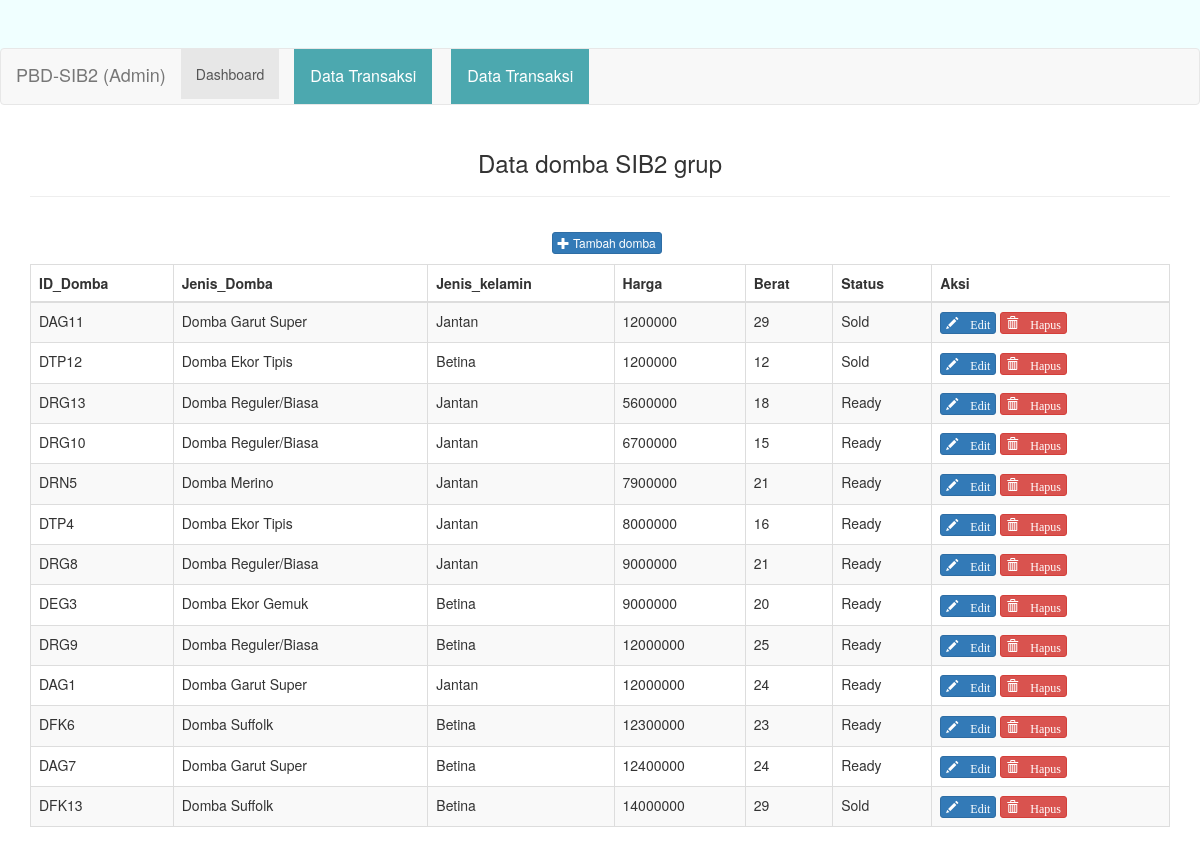
Page /domba.php on the earlier database version.
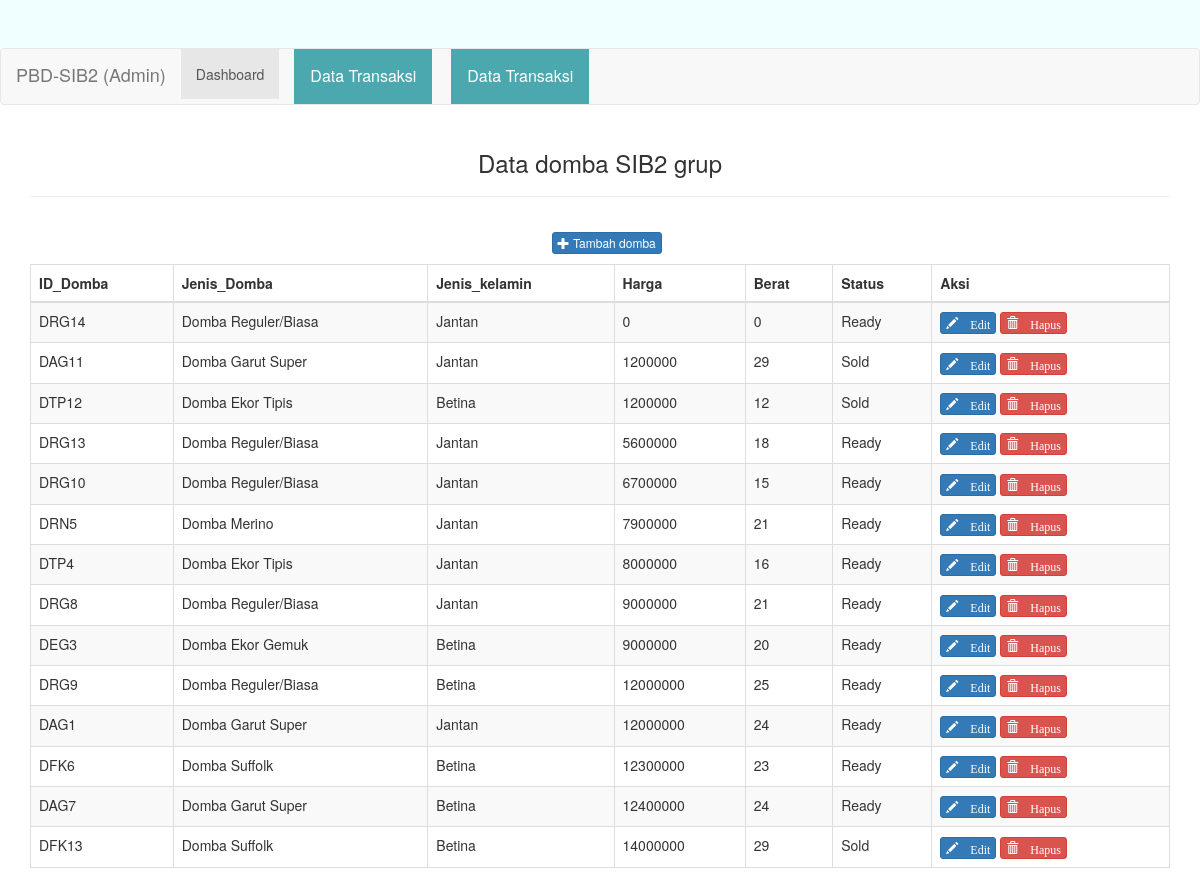
Same page on the later database version.
### tables this page shows
CREATE TABLE `domba` (
  `ID_DOMBA` char(5) NOT NULL,
  `ID_JENIS` char(5) NOT NULL,
  `JENIS_KELAMIN` tinyint(1) NOT NULL,
  `HARGA` decimal(12,0) NOT NULL,
  `BERAT` decimal(5,0) NOT NULL,
  `STATUS_DOMBA` char(1) NOT NULL
);

CREATE TABLE `jenis_domba` (
  `ID_JENIS` char(5) NOT NULL,
  `JENIS_DOMBA` varchar(20) NOT NULL
);

### domba.php (the view, shortened to what this page needs)
<?php
require_once 'config/database.php';
$query = "SELECT A.ID_DOMBA,B.JENIS_DOMBA,A.JENIS_KELAMIN,A.HARGA,A.BERAT,A.STATUS_DOMBA
 FROM domba A join jenis_domba B
 ON A.ID_JENIS=B.ID_JENIS
 ORDER BY harga ASC LIMIT 0, 99";
$sql = mysqli_query($db, $query);
?>
<!DOCTYPE html>
<html>
	<head>
		<link rel="stylesheet" type="text/css" href="asset/css/bootstrap.min.css">
	</head>
	<body>
	<div class="jumbotron text-center" style="background:azure; height: 100px;">
	<nav class="navbar navbar-default">
  <div class="container-fluid">
    <div class="navbar-header">
      <a class="navbar-brand" href="#">PBD-SIB2 (Admin)</a>
    </div>
    <div class="collapse navbar-collapse" id="bs-example-navbar-collapse-1">
      <ul class="nav navbar-nav">
        <li class="active"><a href="./">Dashboard<span class="sr-only">(current)</span></a></li>
		<div class="dropdown">
		<button class="dropbtn" style="margin-left:15px">Data Transaksi</button>
		</div>
		<div class="dropdown">
		<button class="dropbtn" style="margin-left:15px">Data Transaksi</button>
		</div>
      </ul>
    </div>
  </div>
</nav>
	</div>
		<div class="container">
			<div class="row">
				<div class="col-xs-12 col-sm-12 col-md-12">
					<div class="text-center">
						<h3>Data domba SIB2 grup</h3><hr>
						<p style="padding:10pt 0pt 0pt 10pt;">
							<a href="pages/tambah_domba.php" class="btn btn-xs btn-primary"><span class="glyphicon glyphicon-plus"></span> Tambah domba</a>
						</p>
					</div>
					<div class="table-responsive">
						<table class="table table-striped table-bordered">
							<thead>
								<tr>
									<th>ID_Domba</th>
									<th>Jenis_Domba</th>
									<th>Jenis_kelamin</th>
									<th>Harga</th>
									<th>Berat</th>
									<th>Status</th>
									<th>Aksi</th>
								</tr>
							</thead>
							<tbody>
							<?php foreach ($sql as $member) : ?>
								<tr>
									<td><?php echo $member['ID_DOMBA']; ?></td>
									<td><?php echo $member['JENIS_DOMBA']; ?></td>
									<td><?php $member['JENIS_KELAMIN'];
									if($member['JENIS_KELAMIN']==1){
										echo "Betina";
									}
									else {
										echo "Jantan";
									}
									?></td>
									<td><?php echo $member['HARGA']; ?></td>
									<td><?php echo $member['BERAT']; ?></td>
									<td><?php $member['STATUS_DOMBA'];
									if($member['STATUS_DOMBA']==1){
										echo "Sold";
									}
									else {
										echo "Ready";
									}
									?></td>
									<td>
										<a href="pages/edit_domba.php?id=<?php echo $member['ID_DOMBA']; ?>
										" class="btn btn-xs btn-primary"><span class="glyphicon glyphicon-pencil"> Edit</span></a>
										<a href="process/hapus_domba_proses.php?id=<?php echo $member['ID_DOMBA']; ?>
										" class="btn btn-xs btn-danger"><span class="glyphicon glyphicon-trash"> Hapus</span></a>
									</td>
								</tr>
							<?php endforeach; ?>
							</tbody>
						</table>
					</div>
				</div>
			</div>
		</div>
	</body>
</html>

Differences in the rows shown:
added domba: ID_DOMBA "DRG14", ID_JENIS.JENIS_DOMBA "Domba Reguler/Biasa", JENIS_KELAMIN "Jantan", HARGA "0", BERAT "0", STATUS_DOMBA "Ready"
